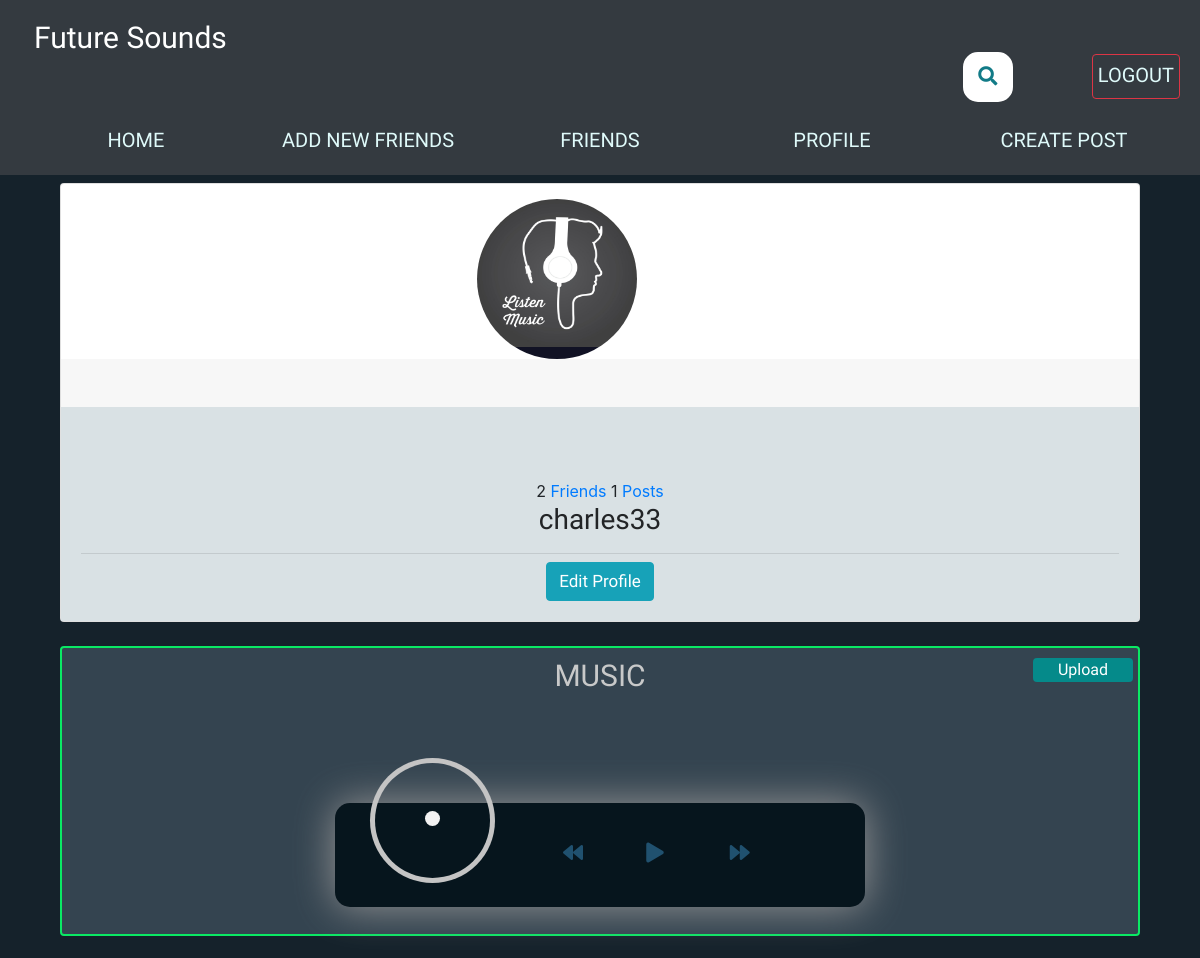
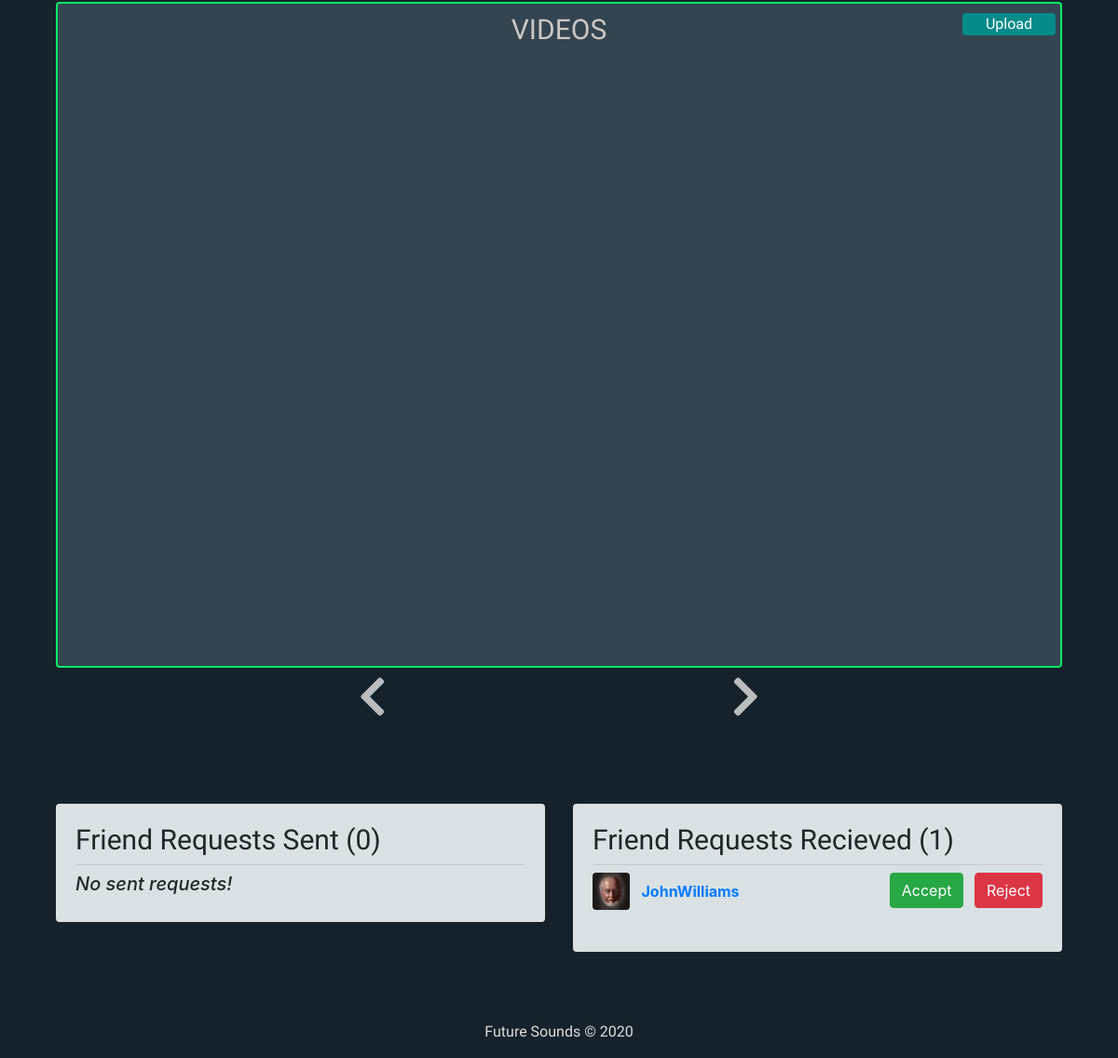
The page /users/charles33/ (signed in) on the database its author committed (2 pictures, top to bottom).
### users/models.py (models this page shows, shortened)
class Profile(models.Model):
    user = models.OneToOneField(User, on_delete=models.CASCADE)
    image = models.ImageField(default='default.png', upload_to='profile_pics')
    slug = AutoSlugField(populate_from='user')
    bio = models.CharField(max_length=255, blank=True)
    friends = models.ManyToManyField('Profile', blank=True)
    def get_absolute_url(self):
        return "/users/{}".format(self.slug)

class FriendRequest(models.Model):
    to_user = models.ForeignKey(settings.AUTH_USER_MODEL, related_name='to_user', on_delete=models.CASCADE)
    from_user = models.ForeignKey(settings.AUTH_USER_MODEL, related_name='from_user', on_delete=models.CASCADE)
    timestamp = models.DateTimeField(auto_now_add=True)

### users/views.py (the view)
# urls.py: path('users/<slug:slug>/', user_views.profile_view, name='profile_view'),
@login_required
def profile_view(request, slug):
    p = Profile.objects.filter(slug=slug).first()
    u = p.user
    sent_friend_requests = FriendRequest.objects.filter(from_user=p.user)
    rec_friend_requests = FriendRequest.objects.filter(to_user=p.user)
    user_posts = Post.objects.filter(user_name=u)
    friends = p.friends.all()
    button_status = 'none'
    if p not in request.user.profile.friends.all():
        button_status = 'not_friend'
        if len(FriendRequest.objects.filter(
            from_user=request.user).filter(to_user=p.user)) == 1:
                    button_status = 'friend_request_sent'
        if len(FriendRequest.objects.filter(
            from_user=p.user).filter(to_user=request.user)) == 1:
                    button_status = 'friend_request_received'
    context = {
            'u': u,
            'button_status': button_status,
            'friends_list': friends,
            'sent_friend_requests': sent_friend_requests,
            'rec_friend_requests': rec_friend_requests,
            'post_count': user_posts.count
    }
    return render(request, 'users/profile.html', context)

### users/templates/users/profile.html (shortened to what this page needs)
{% extends "feed/layout.html" %} {% load static %} {% load embed_video_tags %} {% block searchform %}
<div class="container2">
  <link rel="stylesheet" href="https://use.fontawesome.com/releases/v5.3.1/css/all.css"
>
  <form class="searchbar" action="{% url 'search_users' %}" method="get"">
    <button id="search_btn" type="submit">
      <i class="fa fa-search"></i>
    </button>
  </form>
</div>
{% endblock searchform %} {% block content %}
<div class="main-content">
  <div class="container mt-2">
    <div class="row">
      <div class="col-xl-12 col-lg-10 col-md-10  m-auto order-xl-2 mb-5 mb-xl-0">
        <div class="card card-profile shadow">
          <div class="row justify-content-center">
            <div class="col-lg-3 order-lg-2">
              <div class="card-profile-image">
                <img src="{{ u.profile.image.url }}" class="rounded-circle" width="160px" height="160px" />
              </div>
            </div>
          </div>
          <div class="card-header text-center border-0 pt-8 pt-md-4 pb-0 pb-md-4"></div>
          <div class="card-body pt-0 pt-md-4">
            <div class="row">
              <div class="col">
                <div class="card-profile-stats d-flex justify-content-center mt-md-5">
                  <div>
                    <span class="heading">{{ u.profile.friends.count }}</span>
                    {% if request.user == u %}
                    <span class="description"><a href="{% url 'friend_list' %}">Friends</a></span>
                    {% else %}
                    <span class="description">Friends</span>
                    {% endif %}
                    <span class="heading">{{ post_count }}</span>
                    <span class="description"><a href="{% url 'user-posts' u.username %}">Posts</a></span>
                  </div>
                </div>
              </div>
            </div>
            <div class="text-center">
              <h3 class="user_link"><a href="{% url 'user-posts' u.username %}">{{ u }}</a></h3>
              <hr class="my-2" />
              {% if request.user == u %}
              <a class="btn btn-info edit_btn" href="{% url 'edit_profile' %}">Edit Profile</a>
              {% endif %}
            </div>
          </div>
        </div>
      </div>
    </div>
    <br />
    <div class="row">
      <div class="col-xl-12 col-lg-12 col-md-12 m-auto order-xl-2 mb-5 mb-xl-0">
        <div class="card card-music">
          <h3>MUSIC</h3>
          <a class="btn btn-secondary track-upload-button" href="{% url 'music-upload' user.profile.slug %}">Upload</a>
          <div id="app-cover">
            <div id="player">
              <div id="player-track">
                <div id="track-time">
                </div>
              </div>
              <div id="player-content">
                <div id="album-art">
                </div>
                <div id="player-controls">
                  <div class="control">
                    <div class="music-buttons" id="play-previous">
                      <i class="fas fa-backward"></i>
                    </div>
                  </div>
                  <div class="control">
                    <div class="music-buttons" id="play-pause-button">
                      <i class="fas fa-play"></i>
                    </div>
                  </div>
                  <div class="control">
                    <div class="music-buttons" id="play-next">
                      <i class="fas fa-forward"></i>
                    </div>
                  </div>
                </div>
              </div>
            </div>
          </div>
        </div>
      </div>
    </div>
    <br>
    <div class="row">
      <div class="col-xl-12 col-lg-12 col-md-12 m-auto mb-5 mb-xl-5">
        <div class="card card-videos shadow">
          <h3>VIDEOS</h3>
          <a class="btn btn-secondary video-upload-button" href="{% url 'video-upload' user.profile.slug %}">Upload</a>
           <div id="slide-window">
</div>
   <span class="nav fa fa-chevron-left fa-3x" id="left"></span>
    <span class="nav fa fa-chevron-right fa-3x" id="right"></span>
        </div>
      </div>
    </div>
    {% if request.user == u %}
    <div class="row sent-request-row">
      <div class="col-md-6 sent-requests">
        <div class="card card-signin my-5">
          <div class="card-body">
            <h2 class="profile_requests">Friend Requests Sent ({{ sent_friend_requests.count }})</h2>
            <hr class="my-2" />
            {% if not sent_friend_requests %}
            <h5><i>No sent requests!</i></h5>
            {% endif %}
          </div>
        </div>
      </div>
      <div class="col-md-6 sent-requests">
        <div class="card card-signin my-5">
          <div class="card-body">
            <h2 class="profile_requests">Friend Requests Recieved ({{ rec_friend_requests.count }})</h2>
            <hr class="my-2" />
            {% if not rec_friend_requests %}
            <h5><i>No recieved requests!</i></h5>
            {% else %} {% for r_request in rec_friend_requests %}
            <a href="{{ r_request.from_user.profile.get_absolute_url }}"><img
                src="{{ r_request.from_user.profile.image.url }}" class="rounded mr-2" width="40" height="40"
                alt="" /></a>
            <a class="mr-2 align-middle" href="{{ r_request.from_user.profile.get_absolute_url }}"><b>{{ r_request.from_user.username }}</b>
            </a>
            <small class="float-right">
              <a class="btn btn-success mr-2"
                href="/users/friend-request/accept/{{ r_request.from_user.username }}">Accept</a>
              <a class="btn btn-danger"
                href="/users/friend-request/delete/{{ r_request.from_user.username }}">Reject</a>
            </small>
            <br /><br />
            {% endfor %} {% endif %}
          </div>
        </div>
      </div>
    </div>
    {% endif %}
  </div>
</div>
{% endblock content %}

### feed/static/css/custom.css (style rules this page uses)
html { overflow-y: scroll; overflow-x: scroll; -webkit-tap-highlight-color:transparent; box-sizing: border-box; }
*, *:before, *:after { box-sizing: inherit; }
body { background-color: #15222b; overflow: hidden; }
html { -o-user-select: none; -moz-user-select: none; -webkit-user-select: none; user-select: none; }
p,a,h1,h2,h3,h4,h5,h6,li,td,article { -o-user-select: text; -moz-user-select: text; -webkit-user-select: text; user-select: text; }
.card-profile-image { margin-top: 15px; }
.container2 { width: 100%; top: 10px; left: 10%; position: absolute; margin: 0px; }
#search_btn { border: none; background: none; }
.searchbar { position: absolute; top: 32px; right: 25%; transition: all 1s; width: 50px; height: 50px; background: white; box-sizing: border-box; border-radius: 15px; border: 4px solid white; padding: 20px; }
.fa-search { box-sizing: border-box; padding: 10px; width: 42.5px; height: 42.5px; position: absolute; top: 0; right: 0; border-radius: 50%; color: #127b87; text-align: center; font-size: 1.2em; transition: all 1s; }
.card-body .text-center { font-family: 'Saira', sans-serif; font-weight: 100; font-size: 20px; }
.edit_btn { font-size: 17px; }
.profile_requests { font-family: 'Saira', sans-serif; font-weight: 100; font-size: 30px; }
.card-body { background-color: #d9e1e4; }
.user_link a { color: #222426; text-decoration: none; }
#app-cover { position: relative; top: -20px; right: 0; left: 0; width: 530px; height: 5px; margin: -4px auto; }
#player { position: relative; height: 115px; z-index: 1; width: 100%; top: 125px; }
#player-track { position: absolute; top: 0px; right: 15px; left: 15px; padding: 13px 22px 10px 184px; background-color: #829aa3; border-radius: 15px 15px 0 0; transition: 0.9s ease top; z-index: 1; height: 100px; }
#track-time { height: 12px; margin-bottom: 3px; overflow: hidden; }
#player-content { position: relative; height: 90%; background-color: rgb(6, 21, 29); box-shadow: 0px 0px 40px #989797; border-radius: 15px; z-index: 2; }
#album-art { position: absolute; top: -40px; width: 115px; height: 115px; margin-left: 40px; transform: rotateZ(0); transition: 1s ease all; box-shadow: 0 0 0 5px rgb(196, 196, 196); border-radius: 50%; overflow: hidden; }
#album-art:before { content: ''; position: absolute; top: 50%; right: 0; left: 0; width: 15px; height: 15px; margin: -10px auto 0 auto; background-color: #f2f2f2; border-radius: 50%; z-index: 2; }
#player-controls { width: 250px; height: 100%; margin: auto; right: 10%; left: 10%; position: relative; }
.music-buttons { padding: 35px; color: #20516f; font-size: 20px; justify-items: center; }
.control { width: 33.333%; float: left; padding: 0px; height: 100%; }
.card-music h3 { font-family: Saira, sans-serif; font-weight: 400; font-size: 30px; margin-top: 10px; color: rgb(200, 201, 201); text-align: center; }
.card-music { height: 290px; background-color: #344450; border: 2px solid #0ae964; transition: border-width 0.1s linear; transition: all 1s; }
.track-upload-button { width: 100px; height: fit-content; right: 0; top: 5px; padding: 0px; margin: 5px; position: absolute; font-family: 'Saira', sans-serif; background-color: #058a8a; border: none; }
.card-videos h3 { font-family: Saira, sans-serif; font-weight: 400; font-size: 30px; margin-top: 10px; color: rgb(200, 201, 201); text-align: center; }
.card-videos { height: 715px; background-color: #344450; border: 2px solid #0ae964; }
#slide-window { position: absolute; width: 100%; height: 100%; overflow: hidden; top: 65px; left: 0px; margin-top: 10px; text-align: center; font-family: 'Saira', sans-serif; color: rgb(200, 201, 201); font-size: 20px; }
.nav { position: absolute; z-index: 9; top: 50%; cursor: pointer; color: #fff; opacity: 0.7; transition: all 0.66s ease; -webkit-transition: all 0.66s ease; }
#left { position: absolute; top: 720px; left: 30%; }
#right { position: absolute; top: 720px; right: 30%; }
.video-upload-button { width: 100px; height: fit-content; right: 0; top: 5px; padding: 0px; margin: 5px; position: absolute; font-family: 'Saira', sans-serif; background-color: #058a8a; border: none; }
.sent-request-row { position: relative; top: 40px; padding-top: 10px; margin-bottom: 50px; }
.sent-requests { height: fit-content; margin: 0; }

### rows shown on the page
FriendRequest: from_user.profile.image (picture), from_user.username "JohnWilliams"

### other values the page prints
{{ u.profile.friends.count }} "2"
{{ post_count }} "1"
{{ u }} "charles33"
{{ sent_friend_requests.count }} "0"
{{ rec_friend_requests.count }} "1"
